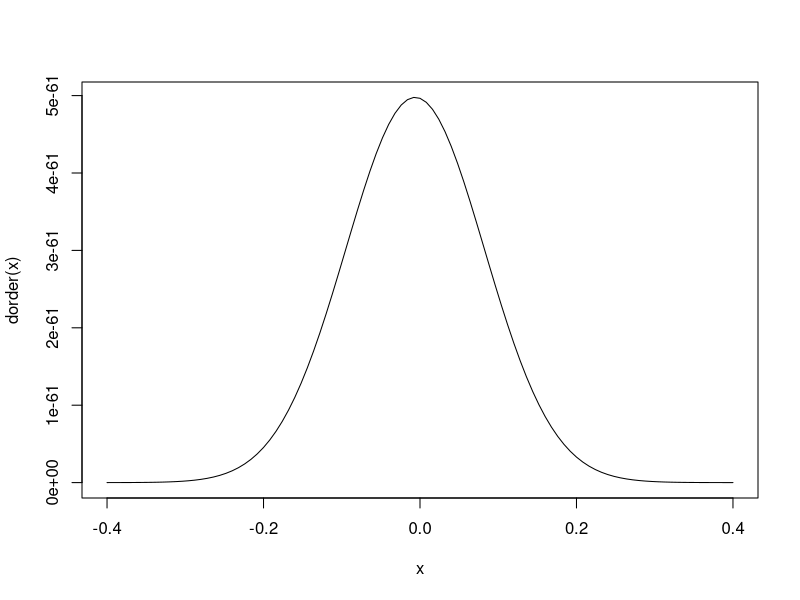
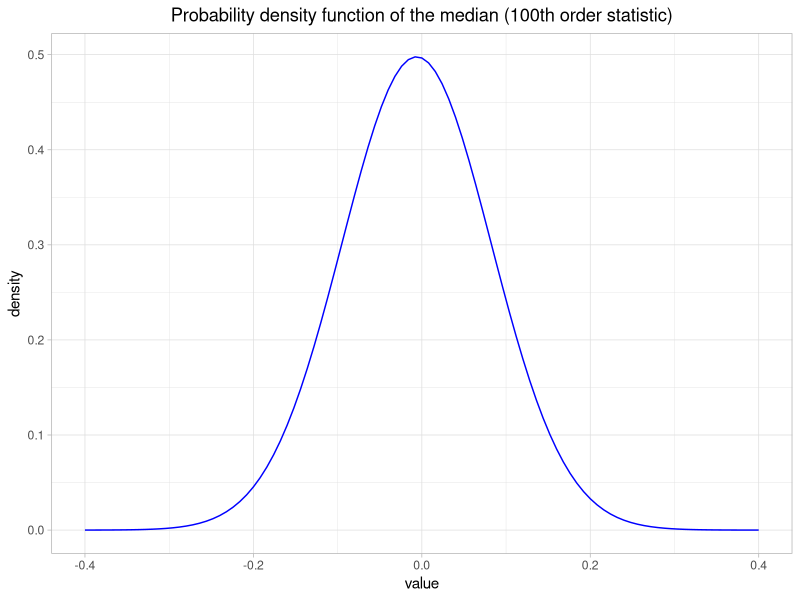
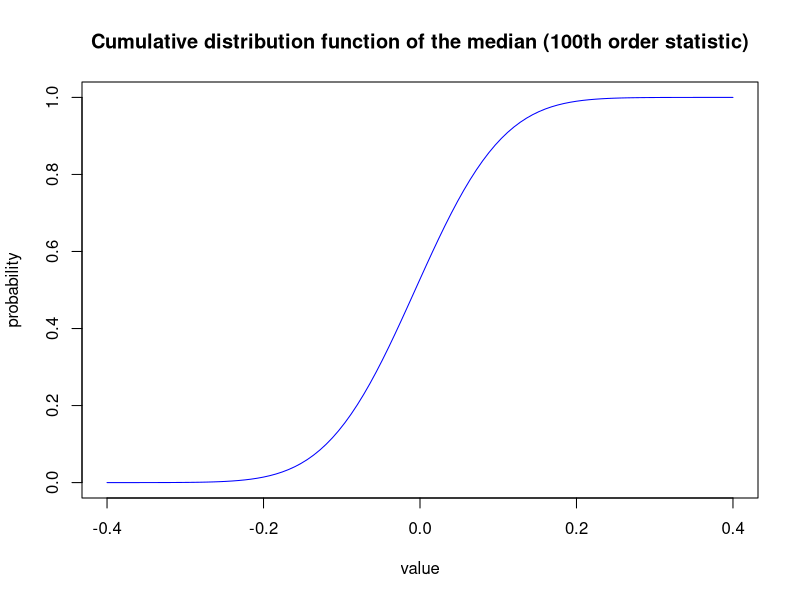
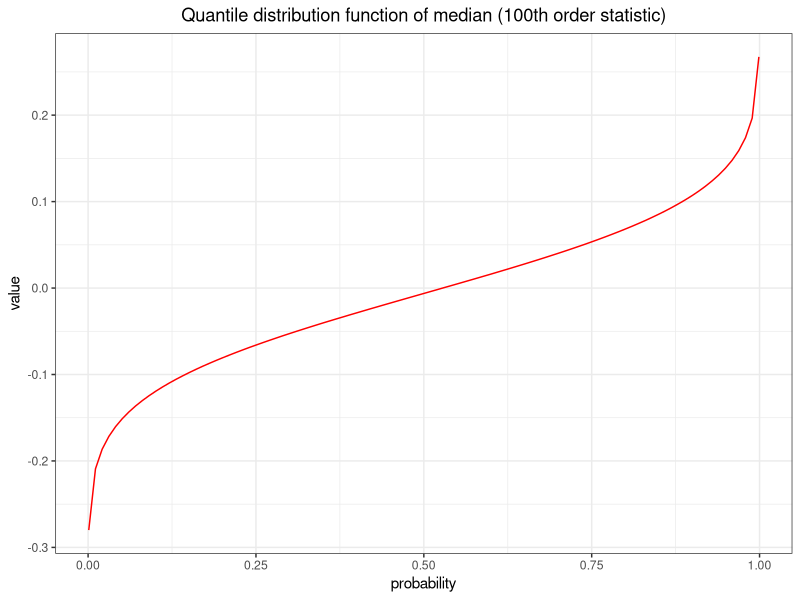
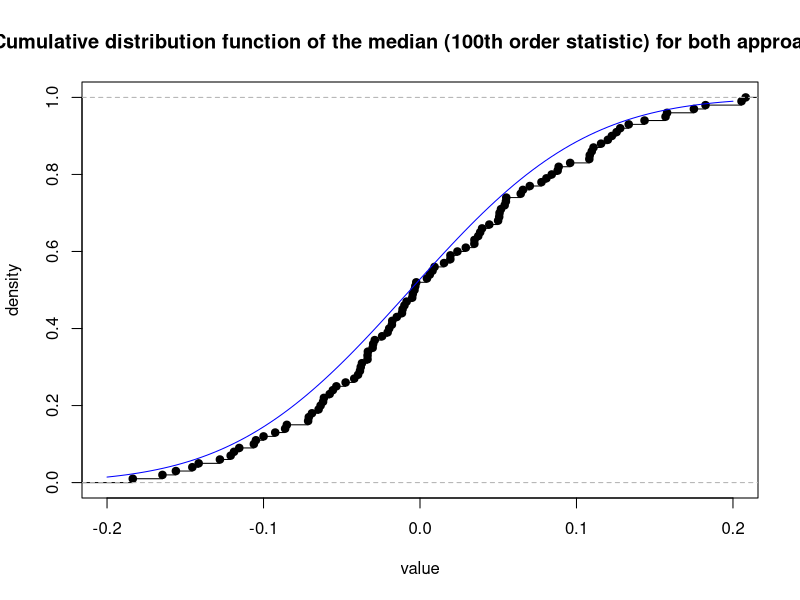
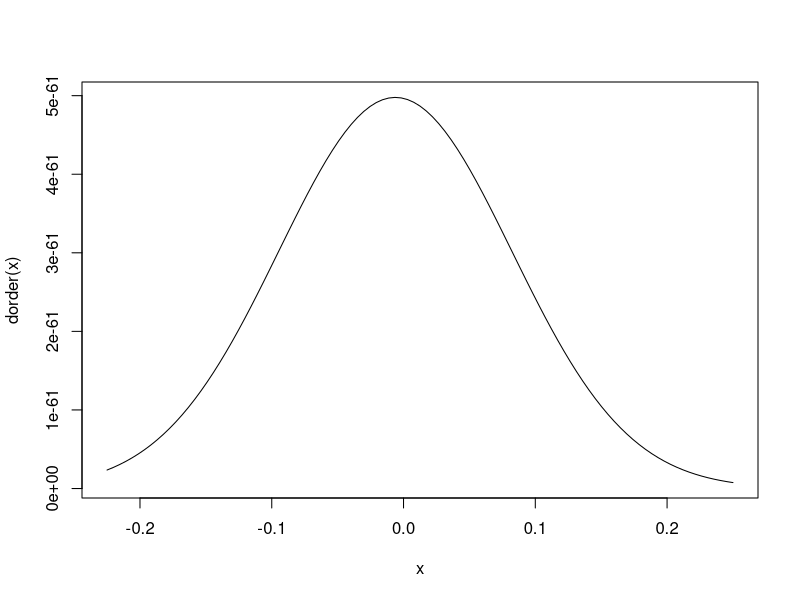
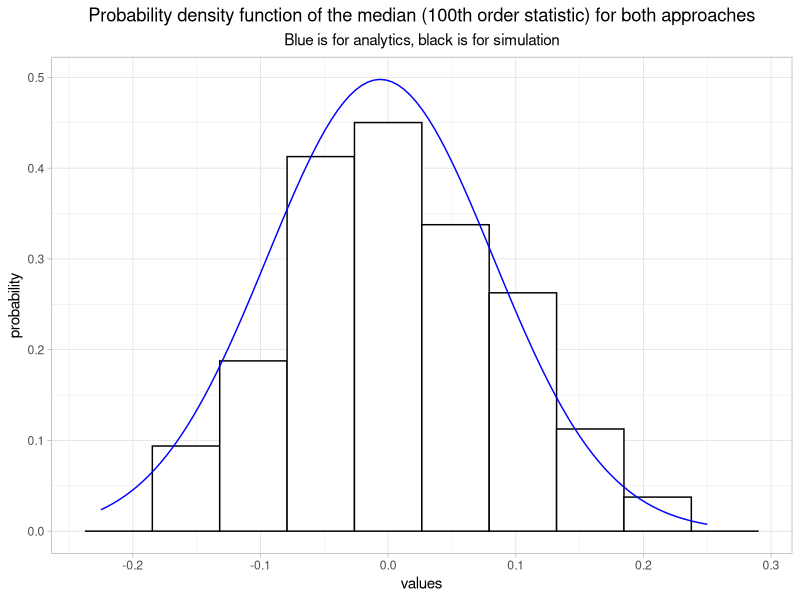
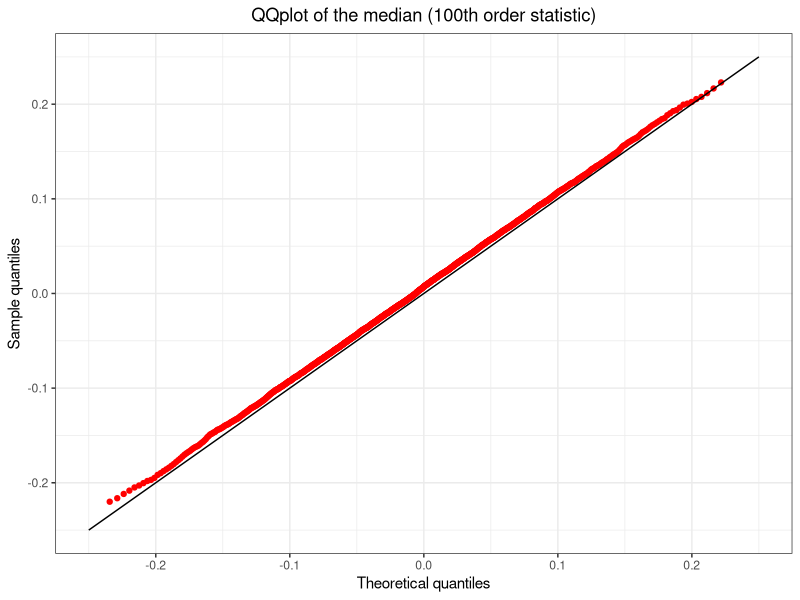

The R script that drew these images, in order:
## ---- chunk 1
knitr::opts_chunk$set(echo=TRUE, warning=FALSE, message=FALSE, cache=TRUE)
## ---- chunk 2
library(tidyverse)
## ---- chunk 3
dorder <- function(x) {
  100*
  choose(200,100)
  (pnorm(x, mean = 0, sd = 1))^(100-1)*
  (1-pnorm(x, mean = 0, sd = 1))^(200-100)*
  dnorm(x, mean = 0, sd = 1)
}

porder <- function(x) {
  pbinom(100-1, 200, pnorm(x, mean = 0, sd = 1), lower.tail = FALSE)
}

qorder <- function(p) {
  q <- p
  for(i in seq_along(p)){
    q[i]<- uniroot(function(x){
      porder(x) - p[i]}, 
      c(-200, 200))$root
  }
  df <- data.frame(q = q)
  return(df)
}
## ---- chunk 4
r <- curve(dorder(x), -0.4, 0.4)
## ---- chunk 5
n <- data.frame(x = r$x, y = r$y*10^60)
ggplot(n) + 
  geom_line(aes(x = x, y = y), color = "blue") +
  labs(title = "Probability density function of the median (100th order statistic)",
       x = "value",
       y = "density") +
  theme_light() +
  theme(plot.title = element_text(hjust=0.5))
## ---- chunk 6
curve(porder(x), -0.4,0.4, col = "blue",
      main = "Cumulative distribution function of the median (100th order statistic)",
      xlab = "value",
      ylab = "probability")
## ---- chunk 7
p <- seq(0.001, 0.999, by = 0.998/(101-1))
d <- qorder(p)
## ---- chunk 8
ggplot(d) +
  geom_line(aes(x = p, y = q), color = "red") +
  labs(title = "Quantile distribution function of median (100th order statistic)",
       x = "probability", 
       y = "value") +
  theme_bw() +
  theme(plot.title= element_text(hjust=0.5))
## ---- chunk 9
b <- c()
set.seed(0)
for (i in 1:100) {
  n <- rnorm(200, mean = 0, sd= 1)
  b[i] <- quantile(n, 0.5)
}
p <- ecdf(b)
plot(p, main = "Cumulative distribution function of the median (100th order statistic) for both approaches",
      xlab = "value",
      ylab = "density",xlim = c(-0.2,0.2))
curve(porder(x), col = "blue", add = TRUE)
## ---- chunk 10
b <- c()
set.seed(0)
for (i in 1:101) {
  n <- rnorm(200, mean = 0, sd= 1)
  b[i] <- quantile(n, 0.5)
}
r <- curve(dorder(x),-0.225,0.25)
## ---- chunk 11
n <- data.frame(b = b, x = r$x, y = r$y*10^60)
ggplot(n) + 
  geom_histogram(aes(x = b,y=..density../10),bins = 10, color = "black", fill= "white") +
  geom_line(aes(x = x, y = y), color = "blue") +
  labs(title = "Probability density function of the median (100th order statistic) for both approaches",
      
        x = "values", 
       y = "probability",
       subtitle = "Blue is for analytics, black is for simulation") +
  theme_light() +
  theme(plot.title = element_text(hjust=0.5),
        plot.subtitle = element_text(hjust=0.5))
## ---- chunk 12
b <- c()
for (i in 1:10000) {
  n <- rnorm(200, mean = 0, sd= 1)
  b[i] <- median(n)
}
p <- seq(0.005, 0.995, by = 0.99/(1000-1))
b <- quantile(b, p)
d <- qorder(p)
g <- cbind(d, b)
x <- seq(-0.25,0.25, by = ((0.5)/(1000 - 1)))
y <- x
## ---- chunk 13
ggplot(g) +
  geom_point(aes(x = q, y = b), col = "red") +
  geom_line(aes(x = x, y = y)) +
  labs(title = "QQplot of the median (100th order statistic)",
       x = "Theoretical quantiles",
       y = "Sample quantiles") +
  theme_bw() +
  theme(plot.title = element_text(hjust = 0.5),
        plot.subtitle = element_text(hjust = 0.5))
## ---- chunk 14
ggplot(g) +
  geom_density(aes(x = q), color = "blue") +
  geom_density(aes(x = b), color = "red") +
  labs(title = "Probability density function for theoretical and sample quantiles",
       subtitle = "Blue stands for theoretical, Red stands for sample") +
  theme_bw() +
  theme(plot.title = element_text(hjust = 0.5),
        plot.subtitle = element_text(hjust = 0.5))
## ---- chunk 15
dorder <- function(x,k) {
  k*
  choose(200,k)
  (pnorm(x, mean = 0, sd = 1))^(k-1)*
  (1-pnorm(x, mean = 0, sd = 1))^(200-k)*
  dnorm(x, mean = 0, sd = 1)
}

porder <- function(x,k) {
  pbinom(k-1, 200, pnorm(x, mean = 0, sd = 1), lower.tail = FALSE)
}

qorder <- function(p,k) {
  q <- p
  for(i in seq_along(p)){
    q[i]<- uniroot(function(x){
      porder(x,k) - p[i]}, 
      c(-200, 200))$root
  }
  df <- data.frame(q = q)
  return(df)
}
## ---- chunk 16
b <- c()
for (i in 1:10000) {
  n <- rnorm(200, mean = 0, sd= 1)
  b[i] <- max(n)
}
p <- seq(0.005, 0.995, by = 0.99/(1000-1))
b <- quantile(b, p)
d <- qorder(p, 200)
g <- cbind(d, b)
x <- seq(1.5,5, by = ((3.5)/(1000-1)))
y <- x
## ---- chunk 17
ggplot(g) +
  geom_point(aes(x = q, y = b), col = "red") +
  geom_line(aes(x = x, y = y), col = "black") +
  labs(title = "QQplot of maximum values",
       x = "Theoretical quantiles",
       y = "Sample quantiles") +
  theme_bw() +
  theme(plot.title = element_text(hjust=0.5))
## ---- chunk 18
dorder <- function(x,k, dist, ...) {
  f <- eval(parse(text = str_c("d", dist, sep = "")))
  Fm <- eval(parse(text = str_c("p", dist, sep = "")))
  k*
  choose(200,k)
  (Fm(x, ...))^(k-1)*
  (1-Fm(x, ...))^(200-k)*
  f(x, ...)
}

porder <- function(x,k, dist, ...) {
  Fm <- eval(parse(text = str_c("p", dist, sep = "")))
  pbinom(k-1, 200, Fm(x, ...), lower.tail = FALSE)
}

qorder <- function(p,k, dist, ...) {
  q <- p
  for(i in seq_along(p)){
    q[i]<- uniroot(function(x){
      porder(x,k, dist, ...) - p[i]}, 
      c(-200, 200))$root
  }
  df <- data.frame(q = q)
  return(df)
}
## ---- chunk 19
curve(dorder(x, 1, dist = "norm", mean = 0, sd = 1), xlim = c(-5,-1), col = "blue",
      main = "Probability density function of the minimum value",
      xlab = "value",
      ylab = "density")

curve(porder(x, 1, dist = "norm", mean = 0, sd = 1), xlim = c(-5,-1), col = "blue",
      main = "Cumulative distribution function of the minimum value",
      xlab = "value",
      ylab = "probability")
